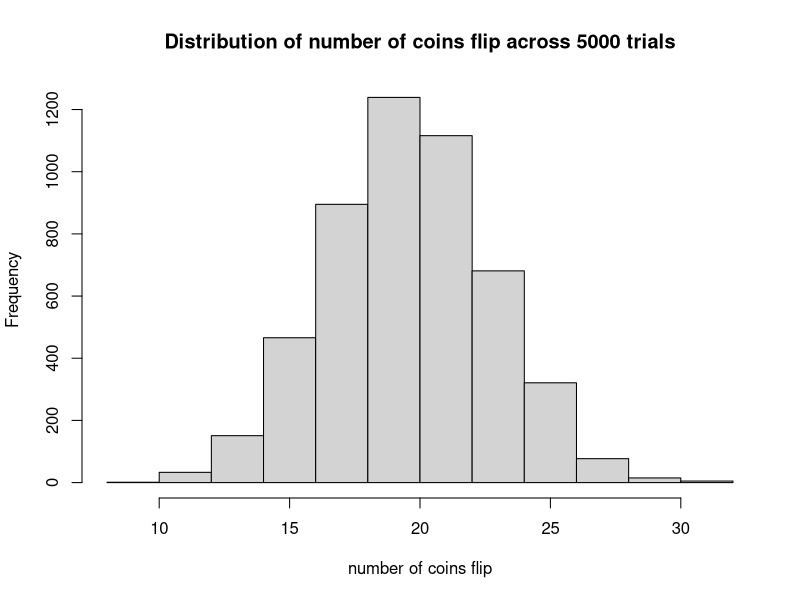
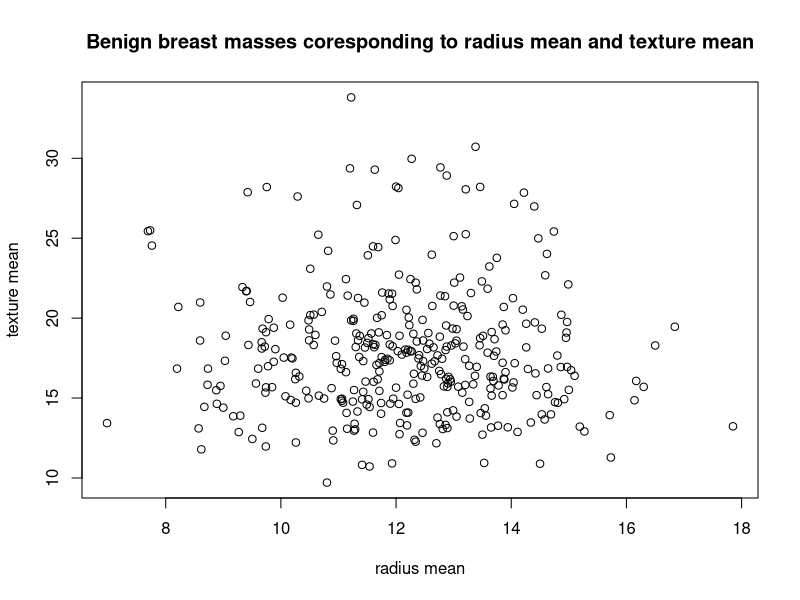
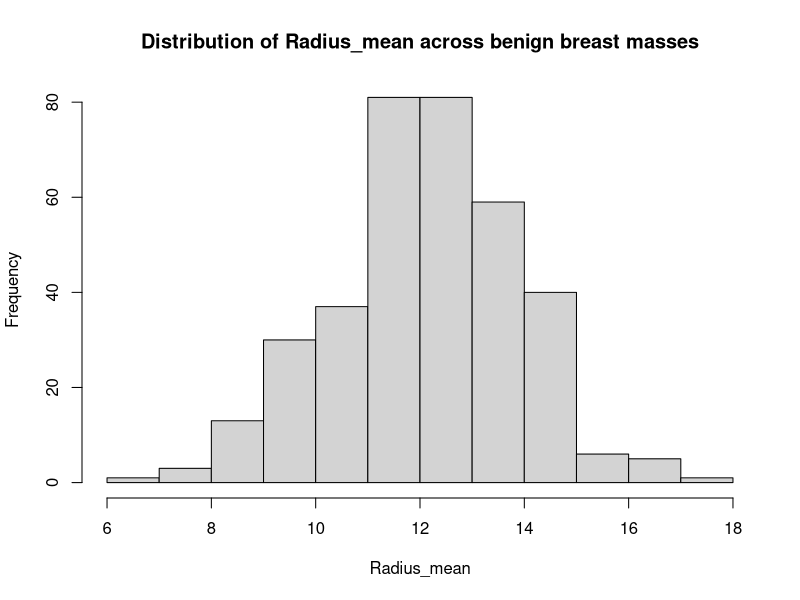

The R source for these figures, in order:
#PS1 , due 1/18/23. by 12. midnight



## Q1 -3pt
## Write a function that will simulate the number of tails in a series of coin tosses.
## The input to the function is the number of coin tosses
## The output should be a single number equivalent to the number of tails in the series
#input with numerical trial
#output/return of the successful times of tails (numerical, value of 1, or TRUE)

number_of_tails = function(coin_tosses) {
  total_tails <- 0
  for (iter in 1:coin_tosses) {
    random = sample(0:1)
    if (random[1] == 1)
      total_tails = total_tails + 1
  }
  return(total_tails)  
}
#number_of_tails(5)


## Q2 -3pt
## Using the function you wrote in Q2, generate 5000 experiments each with 40 coin tosses
## Plot the distribution of the outputs as a histogram
output_sample_store <- c(1:5000)
for(iter in 1:5000) {
  output_sample_store[iter] = number_of_tails(40)
  print(output_sample_store[iter])
}
hist(output_sample_store, xlab = "number of coins flip", main = "Distribution of number of coins flip across 5000 trials")

#Q3
#dna1 , #dna2, in String
##Values and objects have different data types in R. 
## You are given two DNA sequences of equal length
##Find out how many bases are different between the tw
dna1 = "AGCACAGA"
dna2 = "AGCACCCA"
#function that convert String into DNA

count_different_bases = function(dna1, dna2) {
  ## break string into vector of individual bases 
  split_dna1 <- strsplit(dna1, "")
  vector_dna1 <-unlist(split_dna1)
  
  split_dna2 <- strsplit(dna2, "")
  vector_dna2 <- unlist(split_dna2)
  
  count = 0
  for ( iter in 1:length(vector_dna1) ) {
    if ( vector_dna1[iter] != vector_dna2[iter] ) 
      count = count + 1
  }
  return (count)
}
count_different_bases(dna1, dna2)

## Q4 -3p t## A purine to purine or a pyrimidine to pyrimidine change is called a transition
## Transversion is a change from a pyrimidine to a purine or vice versa.
## As in Q3, you are given two DNA sequences of equal length
## Write a function that will output the ratio of transversions to transitions

dna1 = "AGCACAGA"
dna2 = "AGCACCCC"
transversion_transition_ratio = function (dna1, dna2) {
  split_dna1 <- strsplit(dna1, "")
  vector_dna1 <-unlist(split_dna1)
  
  split_dna2 <- strsplit(dna2, "")
  vector_dna2 <- unlist(split_dna2)
  
  
  vector_P_Y_labeled_dna1 <- c()
  vector_P_Y_labeled_dna2 <- c()
  
  transition = 0
  transversion = 0
  
  ## if A or G, is P (purine)
  for ( iter in 1:nchar(dna1)) {
    if ( vector_dna1[iter] == "A" || vector_dna1[iter] == "G" )
      vector_P_Y_labeled_dna1[iter] <- "P"
    if ( vector_dna2[iter] == "A" || vector_dna2[iter] == "G" )
      vector_P_Y_labeled_dna2[iter] <- "P"

    # if C or T, is Y (pyrimidine)
    if ( vector_dna1[iter] == "C" || vector_dna1[iter] == "T" )
      vector_P_Y_labeled_dna1[iter] <- "Y"
    if ( vector_dna2[iter] == "C" || vector_dna2[iter] == "T" )
      vector_P_Y_labeled_dna2[iter] <- "Y"
    
    # check for transition, P to P, and Y to Y, otherwise, it's a transversion.
   if ( vector_P_Y_labeled_dna1[iter] == vector_P_Y_labeled_dna2[iter] )
     transition = transition + 1
   
    else 
      transversion = transversion + 1
  }
  return (transversion/transition)
}

#transversion_transition_ratio(dna1, dna2)

## Q5 -3pt
## You are given a matrix of unknown dimensions.
## Write a function that will replace all zeros in the matrix with 1s.

## Example solution
#matrixTest <- matrix( c(0,0,0,0,0,1,1,0,3,4) , byrow = TRUE, nrow = 5)
#matrixRep <- matrixTest
replace_zeros = function(matrix) {
  
  #go through by row 1st, then column,
  for ( i in 1: nrow(matrix) ) {
    #in 1st row, with for loops go for x amount of column 
    for ( j in 1: ncol(matrix) ) {
      #change all zeros to 1
      if ( matrix[i, j] == 0 )
        matrix[ i,j ] = 1
    }
  }
  return ( matrix )
}
#replace_zeros(matrixRep)


## Q6 -3pt ## Download the dslabs package 
##(https://cran.r-project.org/web/packages/dslabs/index.html)
## execute "data(brca)" to load the BRCA data into your session
## execute "str(brca)
##Write a few sentence to describe what the output means in your own words as a comment
## Example solution install.packages("dslabs") library(dslabs) data(brca) str (brca)
install.packages("dslabs")
library(dslabs)
data(brca)
str(brca)
## the output of str(brca) provides data frame of list of 2 objects, name x and y. 
##Object x is numeric data type, and y is factor type with order "B", "M"



## Q7 -3pt
## This is an open ended question so many answers are possible.
## Look at the help page related to brca using "?brca"
## Explore the relationship between biopsy features and whether the tissue is malignant or benign
## Your answer will receive full points as long as it has at least one plot.
# Example solution
#?brca
data(brca)
table(brca$y)
table(brca$x)
dim(brca$x)
head(brca$x)
?brca

object_x = brca$x
object_y = brca$y

radius_mean = object_x[ ,1 ]
texture_mean = object_x[ ,2 ]
# just want "B" or benign
benign = sum(object_y == "B")
malignant = sum(object_y == "M")

benign = object_y[1:357]
malignant = object_y[358:569]
radius_mean_benign = radius_mean[1:357]
texture_mean_benign = texture_mean[1:357]

plot(radius_mean_benign, texture_mean_benign, xlab = "radius mean", ylab = "texture mean", main = "Benign breast masses coresponding to radius mean and texture mean")
hist(radius_mean_benign, xlab = "Radius_mean", main = "Distribution of Radius_mean across benign breast masses")

## on average, Distribution of radius_mean of mass tumor is around 12 for benign breast masses.
## on avrage, texture size around 18 and radius around 12 of breast massess are usually benign tumor.
